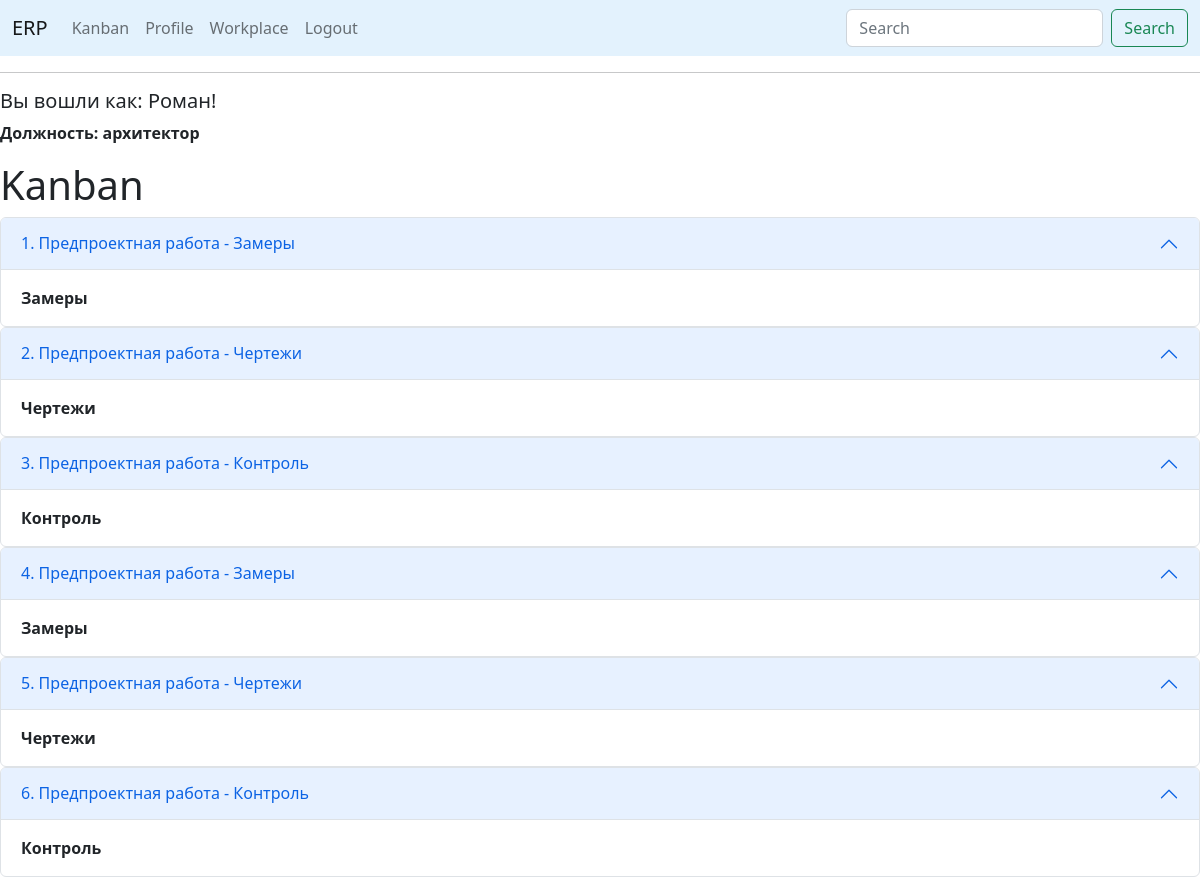
/kanban (signed in), run on the app's committed database.
### app/models.py (models this page shows, shortened)
class User(UserMixin, db.Model):
    id = db.Column(db.Integer, primary_key=True)
    first_name = db.Column(db.String(150), index=True)
    last_name = db.Column(db.String(150), index=True)
    phone = db.Column(db.String(120), index=True, unique=True)
    username = db.Column(db.String(64), index=True, unique=True)
    password_hash = db.Column(db.String(128))
    specialization_id = db.Column(db.Integer, db.ForeignKey('specialization.id'), nullable=False)
    posts = db.relationship('Post', backref='author', lazy='dynamic')
    followed = db.relationship(
        'User', secondary=followers,
        primaryjoin=(followers.c.follower_id == id),
        secondaryjoin=(followers.c.followed_id == id),
        backref=db.backref('followers', lazy='dynamic'), lazy='dynamic')

class Specialization(db.Model):
    id = db.Column(db.Integer, primary_key=True)
    job_departmet = db.Column(db.String(200), index=True)
    job_title = db.Column(db.String(150), index=True, unique=True)
    users = db.relationship('User', backref='employee',
                            lazy=True)  # this is not a table field, the code sets the relation of the specialization

class PreProduct(db.Model):
    id = db.Column(db.Integer, primary_key=True)
    number_order_client = db.Column(db.Integer, db.ForeignKey('order_client.id'), nullable=False)
    work_type = db.Column(db.Integer, db.ForeignKey('works.id'), nullable=False)
    set_worker = db.Column(db.Integer, db.ForeignKey('user.id'))
    work = db.relationship('Works', backref='work', lazy='subquery')
    worker = db.relationship('User', backref='worker', lazy='subquery')

class Works(db.Model):
    id = db.Column(db.Integer, primary_key=True)
    work_title = db.Column(db.String(150))
    work_type = db.Column(db.String(150))

### app/routes.py (the view)
@app.route('/kanban', methods=['GET', 'POST'])
@login_required
def kanban():
    order_manufacture = PreProduct.query.all()
    return render_template("kanban.html", title='Kanban', order_manufacture=order_manufacture)

### app/models.py (called while the page is built)
@login.user_loader
def load_user(id):
    return User.query.get(int(id))

### app/templates/kanban.html
{% if current_user.specialization_id is ne(2)%}
{% extends "base_bootstrap.html" %}
{% else %}
{% extends "base.html" %}
{% endif %}
{% block content %}
<h1>Kanban</h1>
{% for order in order_manufacture %}
<div class="accordion" id="accordionPanelsStayOpenExample">
  <div class="accordion-item">
    <h2 class="accordion-header" id="panelsStayOpen-headingOne">
      <button class="accordion-button" type="button" data-bs-toggle="collapse" data-bs-target="#panelsStayOpen-collapseOne" aria-expanded="true" aria-controls="panelsStayOpen-collapseOne">
        {{order.id}}. {{order.work.work_title}} - {{order.work.work_type}}
      </button>
    </h2>
    <div id="panelsStayOpen-collapseOne" class="accordion-collapse collapse show" aria-labelledby="panelsStayOpen-headingOne">
      <div class="accordion-body">
        <strong>{{order.work.work_type}}</strong>
      </div>
    </div>
  </div>
</div>
{% endfor%}
{% endblock %}

### app/templates/base_bootstrap.html (shortened to what this page needs)
<!doctype html>
<html>
<link href="https://cdn.jsdelivr.net/npm/bootstrap@5.2.3/dist/css/bootstrap.min.css" rel="stylesheet">
    <head>
    </head>
    <body>
        <nav class="navbar navbar-expand-lg bg-body-tertiary" style="background-color: #e3f2fd;">
          <div class="container-fluid">
            <a class="navbar-brand" href="{{ url_for('index') }}">ERP</a>
            <div class="collapse navbar-collapse" id="navbarSupportedContent">
              <ul class="navbar-nav me-auto mb-2 mb-lg-0">
                  {% if current_user.is_anonymous %}
                <li class="nav-item">
                  <a class="nav-link active" aria-current="page" href="{{ url_for('index') }}">Home</a>
                </li>
                  <li class="nav-item">
                  <a class="nav-link" href="{{ url_for('login') }}">Login</a>
                </li>
                  {% else %}
                  <li class="nav-item">
                  <a class="nav-link" href="{{ url_for('kanban') }}">Kanban</a>
                </li>
                  <li class="nav-item">
                  <a class="nav-link" href="{{ url_for('user', username=current_user.username) }}">Profile</a>
                </li>
                  <li class="nav-item">
                  <a class="nav-link" href="{{ url_for('workplace') }}">Workplace</a>
                </li>
                  <li class="nav-item">
                  <a class="nav-link" href="{{ url_for('logout') }}">Logout</a>
                </li>
              </ul>
              <form class="d-flex" role="search">
                <input class="form-control me-2" type="search" placeholder="Search" aria-label="Search">
                <button class="btn btn-outline-success" type="submit">Search</button>
              </form>
                {% endif %}
            </div>
          </div>
        </nav>
        <hr>
        <div>
            {% if current_user.is_authenticated %}
            <h5> Вы вошли как: {{ current_user.first_name }}!</h5>
            <p><strong>Должность: {{current_user.employee.job_title}}</strong></p>
            {% endif %}
        </div>
        {% block content %}{% endblock %}
    </body>
</html>

### data on the page
User: first_name "Роман"
Specialization: employee.job_title "архитектор"
PreProduct: id "1", work.work_title "Предпроектная работа", work.work_type "Замеры"
PreProduct: id "2", work.work_title "Предпроектная работа", work.work_type "Чертежи"
PreProduct: id "3", work.work_title "Предпроектная работа", work.work_type "Контроль"
PreProduct: id "4", work.work_title "Предпроектная работа", work.work_type "Замеры"
PreProduct: id "5", work.work_title "Предпроектная работа", work.work_type "Чертежи"
PreProduct: id "6", work.work_title "Предпроектная работа", work.work_type "Контроль"
